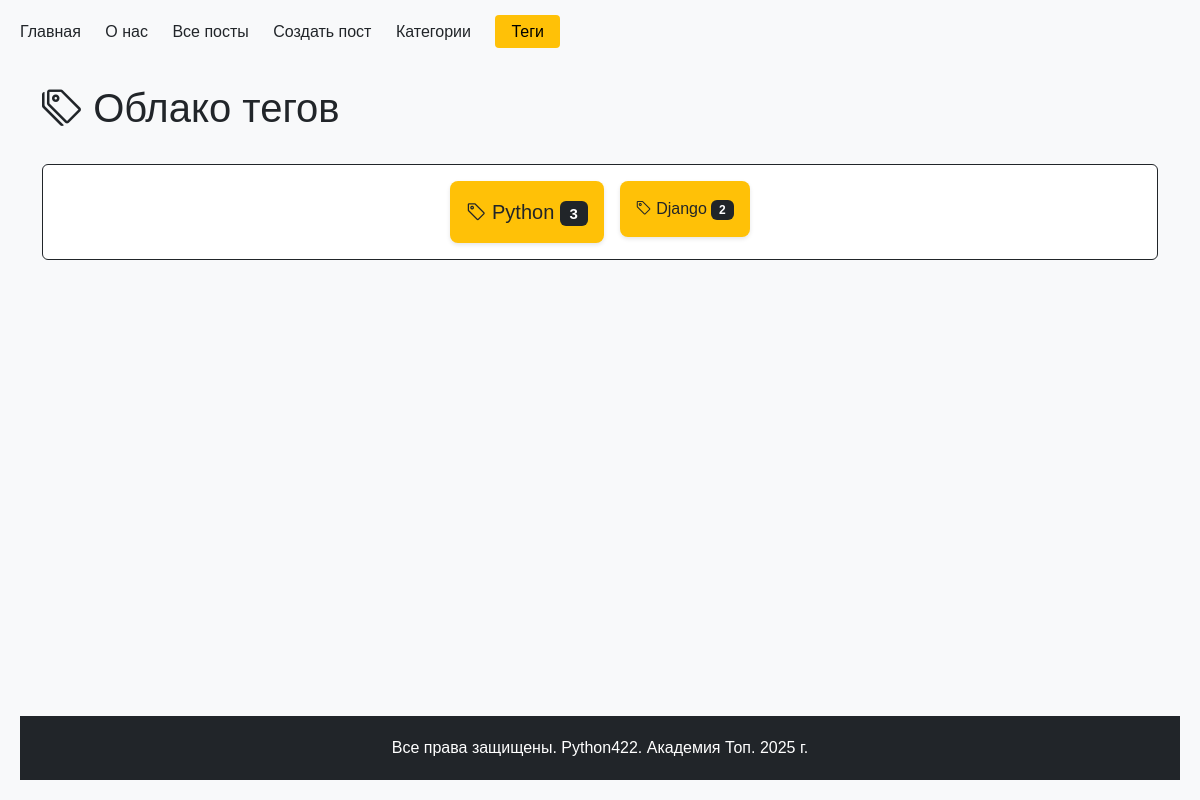
Before: /posts/tags/ with the older database file.
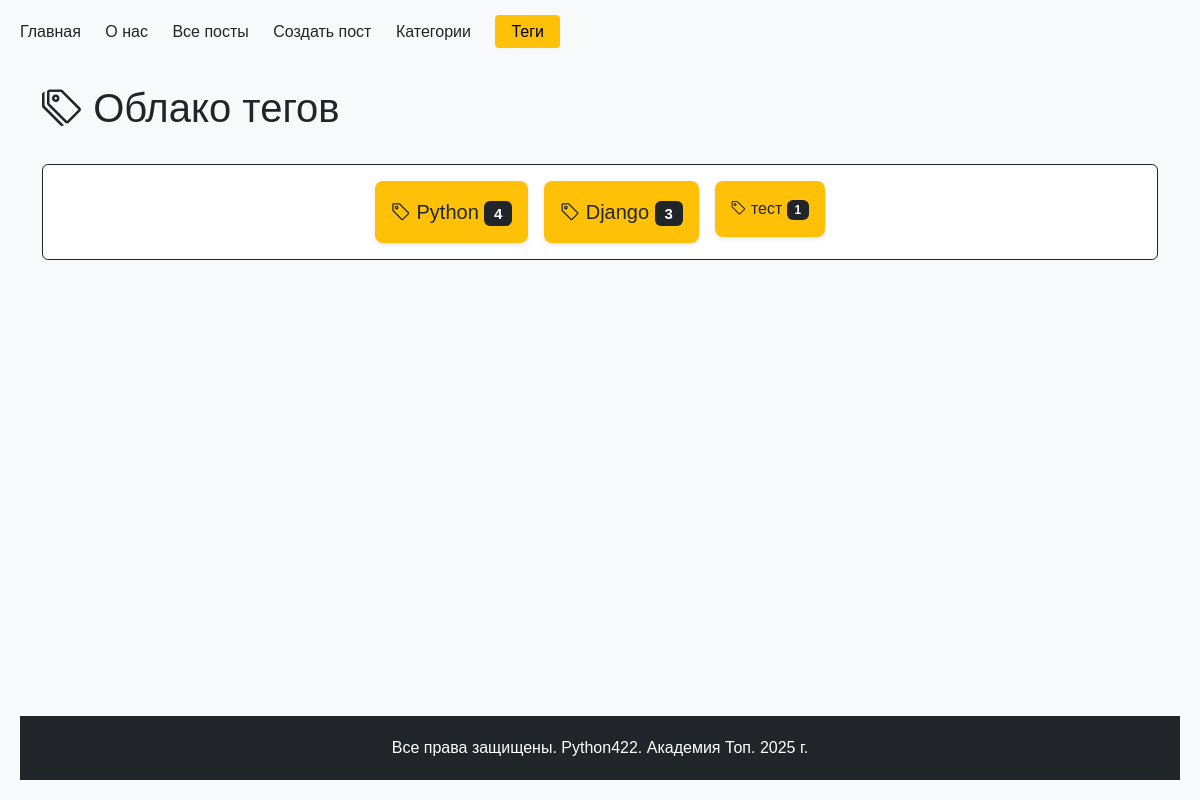
After: the same page with the newer database file.
### python_blog/models.py (models this page shows, shortened)
class Tag(models.Model):
    name = models.CharField(max_length=200, verbose_name="Название")
    slug = models.SlugField(max_length=250, unique=True, verbose_name="Слаг")
    def get_absolute_url(self):
        return reverse("blog:tag_detail", args=[self.slug])
    class Meta:
        verbose_name = "Тег"
        verbose_name_plural = "Теги"
        ordering = ["name"]

### python_blog/views.py (the view)
# urls.py: path("tags/", catalog_tags, name="tags"),
def catalog_tags(request):
    tags = Tag.objects.annotate(posts_count=Count('posts')).order_by('-posts_count')
    context = {
        'tags': tags,
        'title': 'Теги блога',
        'active_menu': 'tags'
    }
    return render(request, 'catalog_tags.html', context)

### python_blog/context_processors.py (called while the page is built)
def menu_items(request):
    menu = [
        {"title": "Главная", "url_name": "main"},
        {"title": "О нас", "url_name": "about"},
        {"title": "Все посты", "url_name": "blog:posts"},
        {"title": "Создать пост", "url_name": "blog:post_create"},
        {"title": "Категории", "url_name": "blog:categories"},
        {"title": "Теги", "url_name": "blog:tags"},
    ]
    current_url_name = request.resolver_match.view_name
    for item in menu:
        item['is_active'] = current_url_name == item['url_name']
    return {'menu_items': menu}

### python_blog/templates/catalog_tags.html (shortened to what this page needs)
{% extends "base.html" %}
{% block content %}
<div class="container mt-4">
    <div class="row mb-4">
        <div class="col-12">
            <h1 class="text-dark"><i class="bi bi-tags"></i> Облако тегов</h1>
        </div>
    </div>
    <div class="row">
        <div class="col-12">
            <div class="card border-dark">
                <div class="card-body">
                    <div class="tag-cloud d-flex flex-wrap gap-3 justify-content-center">
                        {% for tag in tags %}
                            <a href="{{ tag.get_absolute_url }}"
                               class="text-decoration-none">
                                <div class="tag-item p-3 bg-warning text-dark rounded-3
                                            {% if tag.posts_count > 10 %}fs-3
                                            {% elif tag.posts_count > 5 %}fs-4
                                            {% elif tag.posts_count > 2 %}fs-5
                                            {% else %}fs-6{% endif %}">
                                    <i class="bi bi-tag"></i>
                                    {{ tag.name }}
                                    <span class="badge bg-dark text-white">
                                        {{ tag.posts_count }}
                                    </span>
                                </div>
                            </a>
                        {% empty %}
                            <div class="alert alert-warning w-100 text-center">
                                <i class="bi bi-info-circle"></i> Теги пока не добавлены
                            </div>
                        {% endfor %}
                    </div>
                </div>
            </div>
        </div>
    </div>
</div>
{% endblock %}

Changed rows visible on the page:
computed for Tag "Python": posts_count "3" → "4"
computed for Tag "Django": posts_count "2" → "3"
added Tag: name "тест", posts_count "1"
